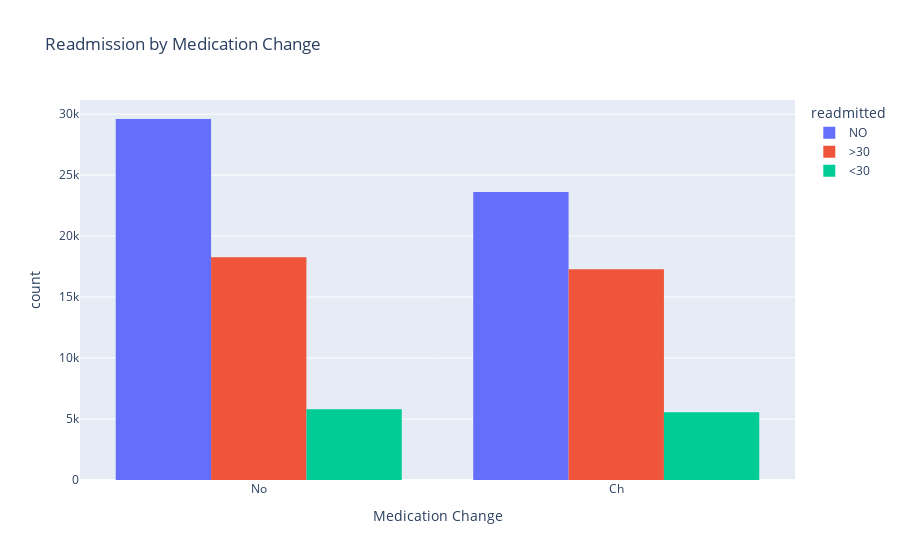

Notebook code for this chart:
### Code cell
import plotly.express as px

# Create the interactive bar chart
fig = px.histogram(
    df_Patient_Data,
    x='change',             # X-axis = medication change
    color='readmitted',      # Hue = readmission
    barmode='group',         # Grouped bars
    title='Readmission by Medication Change',
    labels={'change': 'Medication Change', 'count': 'Number of Patients'}
)

fig.show()

### Figure 1 — Plotly figure (JSON) as saved in the notebook; plotly's stock layout.template omitted (floating-point values rounded to 4 significant figures; data arrays with more than 128 entries replaced by an {"elided": "..."} marker saying what was removed)
{"data": [{"alignmentgroup": "True", "bingroup": "x", "hovertemplate": "readmitted=NO<br>Medication Change=%{x}<br>count=%{y}<extra></extra>", "legendgroup": "NO", "marker": {"color": "#636efa", "pattern": {"shape": ""}}, "name": "NO", "offsetgroup": "NO", "orientation": "v", "showlegend": true, "type": "histogram", "x": {"elided": "53212 str values"}, "xaxis": "x", "yaxis": "y"}, {"alignmentgroup": "True", "bingroup": "x", "hovertemplate": "readmitted=>30<br>Medication Change=%{x}<br>count=%{y}<extra></extra>", "legendgroup": ">30", "marker": {"color": "#EF553B", "pattern": {"shape": ""}}, "name": ">30", "offsetgroup": ">30", "orientation": "v", "showlegend": true, "type": "histogram", "x": {"elided": "35545 str values"}, "xaxis": "x", "yaxis": "y"}, {"alignmentgroup": "True", "bingroup": "x", "hovertemplate": "readmitted=<30<br>Medication Change=%{x}<br>count=%{y}<extra></extra>", "legendgroup": "<30", "marker": {"color": "#00cc96", "pattern": {"shape": ""}}, "name": "<30", "offsetgroup": "<30", "orientation": "v", "showlegend": true, "type": "histogram", "x": {"elided": "11357 str values"}, "xaxis": "x", "yaxis": "y"}], "layout": {"barmode": "group", "legend": {"title": {"text": "readmitted"}, "tracegroupgap": 0}, "title": {"text": "Readmission by Medication Change"}, "xaxis": {"anchor": "y", "domain": [0, 1], "title": {"text": "Medication Change"}}, "yaxis": {"anchor": "x", "domain": [0, 1], "title": {"text": "count"}}}}
